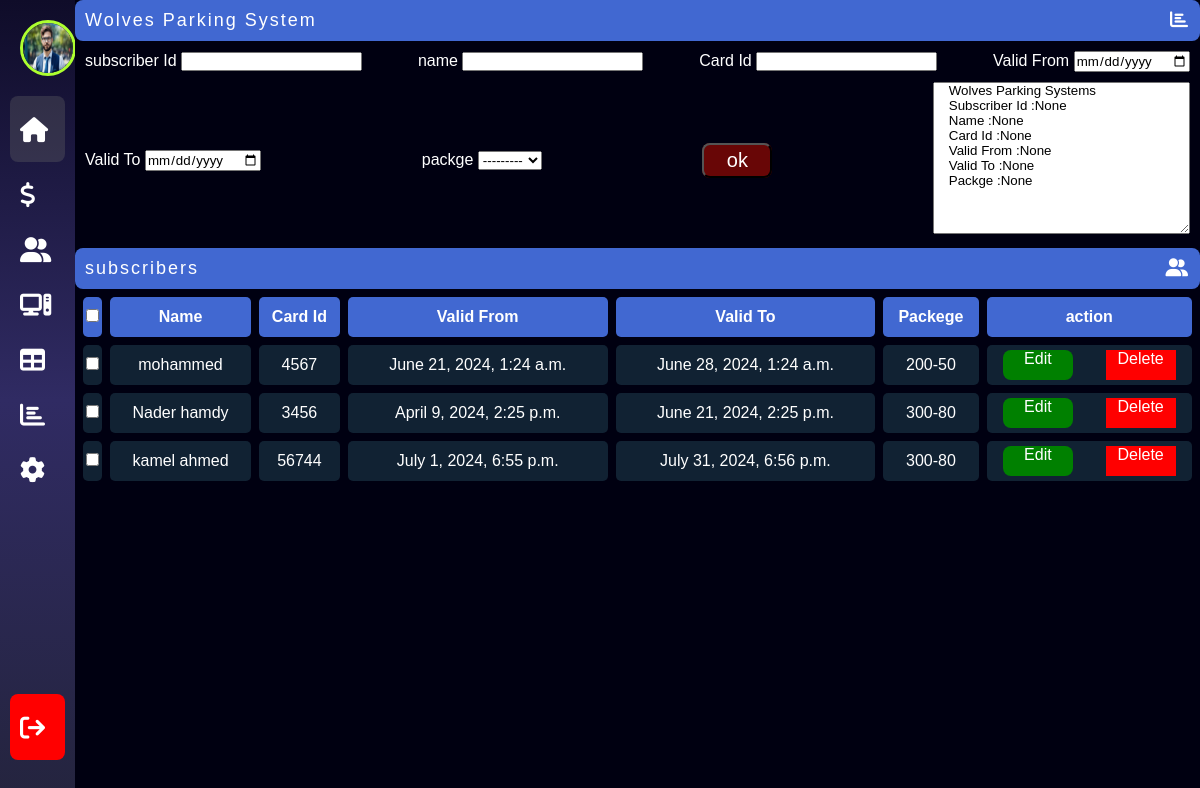
Page /subscriber (signed in) on the committed database.
### parking/models.py (models this page shows)
class subscriber(models.Model):
    User = models.ForeignKey(User, on_delete=models.CASCADE, verbose_name="user", null=True, blank=True)
    subscriberid = models.IntegerField(verbose_name='Subscriber Id')
    name=models.CharField(max_length=70,verbose_name="Name",blank=True,null=True)
    card=models.IntegerField(verbose_name='Card Number')
    valid_from=models.DateTimeField(verbose_name="Valid From",blank=True,null=True)
    valid_to=models.DateTimeField(verbose_name="Valid TO",blank=True,null=True)
    packege = models.ForeignKey("packeges", on_delete=models.CASCADE, verbose_name="Packege",null=True,blank=True)
    creatrd_at=models.DateTimeField(verbose_name="Createdat",blank=True,null=True)
    def __str__(self):
        return self.name

class packeges(models.Model):
    packege_name=models.CharField(max_length=90,null=True,blank=True)
    packege_cost=models.IntegerField(verbose_name="Packege Cost",null=True,blank=True)
    packege_hours=models.IntegerField(verbose_name="Number of Hours",blank=True,null=True)
    def __str__(self):
        return self.packege_name

### parking/views.py (the view, shortened to what this page needs)
# urls.py: path('', views.all_transactions, name="parking"),path("edit_ip/<int:id>",views.edit_ip,name="edit_ip"),path("delete/<int:id>",views.destroy,name="destroy"),path("subscriber",views.all_subscriber,name=
@login_required
def all_subscriber(request):
    card=None
    Name=None
    start_time=None
    end_time=None
    subscriberid=None
    packege=None
    try:
        if request.method == "GET":
            form = add_subscriber(request.GET)
        else:
            form = add_subscriber()
    except Exception as e:
        print(e)
    all_subscribers=subscriber.objects.all()
    context={"all_subscribers":all_subscribers,"form":form,"card":card,"start_time":start_time,"end_time":end_time,"packege":packege,"subscriberid":subscriberid,"Name":Name}
    print(all_subscribers)
    return render(request,"subsciber.html",context)

### parking/forms.py
class add_subscriber(forms.ModelForm):
    class Meta:
        model=subscriber
        fields = ['name', 'card', 'valid_from', 'valid_to', 'packege','subscriberid']
        widgets = {
            'valid_from': forms.TextInput(attrs={'type': 'date'}),
            'valid_to': forms.TextInput(attrs={'type': 'date'}),
        }

### parking/templates/subsciber.html (shortened to what this page needs)
<!DOCTYPE html>
{% load static %}
<html lang="en">
<head>
    <link rel="stylesheet" href="{% static 'css/style-subscripition.css' %}">
    <link rel="stylesheet" href="https://cdnjs.cloudflare.com/ajax/libs/font-awesome/6.4.0/css/all.min.css">
</head>
<body>
    <div class="menu">
        <ul>
            <li >
                <a class="profile"href="">
                <div class="img-box">
                    <img src="profile.jpg" alt="img">
                </div>
            </a>
            </li>
            <li>
                <a class="dash" href="{% url 'parking:parking' %}">
                <i class=" fas fa-home"></i>
            </a>
            </li>
            <li>
                <a href="{% url 'parking:counting' %}">
                <i class=" fas fa-dollar"></i>
            </a>
            </li>
            <li>
            <li>
                <a href="{% url 'parking:subscriber' %}">
                <i class=" fas fa-user-group"></i>
            </a>
            </li>
            <li>
                <a href="{% url 'parking:devices' %}">
                <i class=" fas fa-computer"></i>
            </a>
            </li>
            <li>
                <a href="printers.html">
                <i class=" fas fa-table"></i>
            </a>
            </li>
            <li>
                <a href="{% url 'parking:reports' %}">
                <i class=" fas fa-chart-bar"></i>
            </a>
            </li>
            <li>
                <a href="{% url 'parking:settings' %}">
                <i class=" fas fa-cog"></i>
            </a>
            </li>
            <li class="sign-out">
                <a href="{% url 'logout' %}">
                <i class=" fas fa-sign-out"></i>
            </a>
            </li>
        </ul>
    </div>
    <div class="content">
        <div class="titel">
            <p>Wolves Parking System</p>
            <i class=" fas fa-chart-bar"></i>
        </div>
                <form class="form" method="GET" action="">
        <div class="add-subscriber">
                <div class="Id">
                    <label>subscriber Id</label>
                    {{form.subscriberid}}
                </div>
                <div class="name">
                    <label > name</label>
                  {{form.name}}
                </div>
                <div class="card_id">
                    <label>Card Id</label>
                    {{form.card}}
                </div>
                <div class="valid_from">
                    <label>Valid From</label>
                     {{form.valid_from}}
                </div>
                <div class="valid_to">
                    <label>Valid To</label>
                    {{form.valid_to}}
                </div>
                <div class="packge">
                    <label>packge</label>
                    {{form.packege}}
                </div>
            <div class="code-button">
                    <button class="code-button"> ok</button>
                </div>
                <div class="text_area">
                    <textarea name="" id="" cols="30" rows="10">
    Wolves Parking Systems
    Subscriber Id :{{subscriberid}}
    Name :{{Name}}
    Card Id :{{card}}
    Valid From :{{start_time}}
    Valid To :{{end_time}}
    Packge :{{packege}}
                    </textarea>
                </div>
            </form>
        </div>
        <div class="titel">
            <p>subscribers</p>
            <i class=" fas fa-user-group"></i>
        </div>
        <table>
            <thead>
                <tr>
                    <th><input type="checkbox" id="checkall"></th>
                    <th>Name</th>
                    <th>Card Id</th>
                    <th>Valid From</th>
                    <th>Valid To </th>
                    <th>Packege</th>
                    <th>action</th>
                </tr>
            </thead>
            <tbody>
            {% for subscriber in all_subscribers %}
                <tr>
                    <td><input type="checkbox" name="checkthis" id=""></td>
                    <td><p class="name">{{subscriber.name}}</p></td>
                    <td><span class="card_id">{{subscriber.card}}</span></td>
                    <td><p class="valid_from">{{subscriber.valid_from}}</p></td>
                    <td><span class="valid_to">{{subscriber.valid_to}}</span></td>
                    <td><span class="packege">{{subscriber.packege}}</span></td>
                    <td class="links"> <a class="edit_button" href="{% url 'parking:edit_subscriber' subscriber.id %}">Edit </a><a class="delete_button" href="{% url 'parking:delete_subscriber' subscriber.id %}"> Delete</a>
                </tr>
            {% endfor %}
            </tbody>
        </table>
</body>

### static/css/style-subscripition.css (style rules this page uses)
* { padding: 0; margin: 0; color: white; font-family: sans-serif; }
body { background: #001; display: flex; }
.menu { width: 80px; background: linear-gradient(to bottom, #0f0c29, #302b63, #24243e); height: 100vh; overflow: hidden; }
ul { position: relative; height: 95%; }
ul li { list-style: none; }
ul li a { display: block; display: flex; padding: 10px; margin: 10px ; border-radius: 8px; gap: 40px; align-items: center; text-decoration: none; }
.profile { gap: 10px; }
ul li a i { font-size:25px; }
.sign-out { position: absolute; bottom: 0; width: 100%; }
.sign-out a { background-color: red; }
.img-box { width: 50px; height: 50px; border-radius: 50%; border: 3px solid greenyellow; overflow: hidden; flex-shrink: 0; }
.img-box img { width: 100%; height: 100%; }
ul li a:hover,.dash { background-color: #66666655; }
.content { width: 100%; align-items: center; }
.content input { color:black; }
.titel { background: rgb(65, 104, 209); display: flex; padding: 10px; border-radius: 8px; justify-content: space-between; letter-spacing: 2px; font-size: large; }
.add-subscriber { margin: 10px; flex-basis: 100%; display: flex; justify-content: space-between; align-items: center; flex-wrap: wrap; gap: 10px; }
.add-subscriber input { color: black; }
.valid_from input { color: black; }
.card_id input { color: black; }
.form input { color: black ; }
.add-subscriber textarea { color:black; }
.packge select { color:black; }
.code-button { width: 70px; height: 35px; background-color:rgb(104, 6, 6); font-size: 20px; -webkit-text-fill-color:white; border-radius: 8px; }
table { width: 100%; align-items: center; text-align: center; border-spacing: 8px; }
td,th { background-color: #123; height: 40px; border-radius: 5px; }
th { background-color: rgb(65, 104, 209); ; }
.edit_button { width:70px; height: 30px; background-color: green; text-decoration: none; align-items: center; border-radius: 8px; }
.links { display: flex; justify-content: space-around; align-items: center; }
.delete_button { width: 70px; background-color: red; text-decoration: none; height: 30px; }

### rows in the picture
subscriber: name "mohammed", card "4567", valid_from "June 21, 2024, 1:24 a.m.", valid_to "June 28, 2024, 1:24 a.m.", packege "200-50"
subscriber: name "Nader hamdy", card "3456", valid_from "April 9, 2024, 2:25 p.m.", valid_to "June 21, 2024, 2:25 p.m.", packege "300-80"
subscriber: name "kamel ahmed", card "56744", valid_from "July 1, 2024, 6:55 p.m.", valid_to "July 31, 2024, 6:56 p.m.", packege "300-80"
